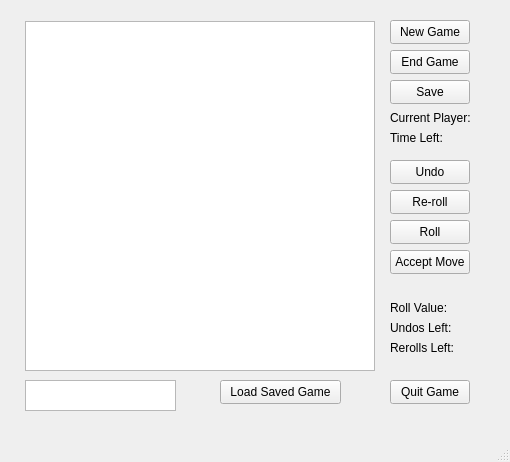
<?xml version="1.0" encoding="UTF-8"?>
<ui version="4.0">
 <class>MainWindow</class>
 <widget class="QMainWindow" name="MainWindow">
  <property name="geometry">
   <rect>
    <x>0</x>
    <y>0</y>
    <width>510</width>
    <height>462</height>
   </rect>
  </property>
  <property name="windowTitle">
   <string>MainWindow</string>
  </property>
  <widget class="QWidget" name="centralwidget">
   <widget class="QGraphicsView" name="graphicsView">
    <property name="geometry">
     <rect>
      <x>25</x>
      <y>21</y>
      <width>350</width>
      <height>350</height>
     </rect>
    </property>
   </widget>
   <widget class="QPushButton" name="butt_newGame">
    <property name="geometry">
     <rect>
      <x>390</x>
      <y>20</y>
      <width>80</width>
      <height>24</height>
     </rect>
    </property>
    <property name="text">
     <string>New Game</string>
    </property>
   </widget>
   <widget class="QPushButton" name="butt_endGame">
    <property name="geometry">
     <rect>
      <x>390</x>
      <y>50</y>
      <width>80</width>
      <height>24</height>
     </rect>
    </property>
    <property name="text">
     <string>End Game</string>
    </property>
   </widget>
   <widget class="QPushButton" name="butt_Save">
    <property name="geometry">
     <rect>
      <x>390</x>
      <y>80</y>
      <width>80</width>
      <height>24</height>
     </rect>
    </property>
    <property name="text">
     <string>Save</string>
    </property>
   </widget>
   <widget class="QPushButton" name="butt_quitGame">
    <property name="geometry">
     <rect>
      <x>390</x>
      <y>380</y>
      <width>80</width>
      <height>24</height>
     </rect>
    </property>
    <property name="text">
     <string>Quit Game</string>
    </property>
   </widget>
   <widget class="QPushButton" name="butt_Undo">
    <property name="geometry">
     <rect>
      <x>390</x>
      <y>160</y>
      <width>80</width>
      <height>24</height>
     </rect>
    </property>
    <property name="text">
     <string>Undo</string>
    </property>
   </widget>
   <widget class="QPushButton" name="butt_Reroll">
    <property name="geometry">
     <rect>
      <x>390</x>
      <y>190</y>
      <width>80</width>
      <height>24</height>
     </rect>
    </property>
    <property name="text">
     <string>Re-roll</string>
    </property>
   </widget>
   <widget class="QPushButton" name="butt_roll">
    <property name="geometry">
     <rect>
      <x>390</x>
      <y>220</y>
      <width>80</width>
      <height>24</height>
     </rect>
    </property>
    <property name="text">
     <string>Roll</string>
    </property>
   </widget>
   <widget class="QLabel" name="label_rollValue">
    <property name="geometry">
     <rect>
      <x>470</x>
      <y>300</y>
      <width>81</width>
      <height>16</height>
     </rect>
    </property>
    <property name="text">
     <string/>
    </property>
   </widget>
   <widget class="QLabel" name="label_currPlayer">
    <property name="geometry">
     <rect>
      <x>390</x>
      <y>110</y>
      <width>101</width>
      <height>16</height>
     </rect>
    </property>
    <property name="text">
     <string>Current Player: </string>
    </property>
   </widget>
   <widget class="QLabel" name="label_timeLeft">
    <property name="geometry">
     <rect>
      <x>390</x>
      <y>130</y>
      <width>91</width>
      <height>16</height>
     </rect>
    </property>
    <property name="text">
     <string>Time Left: </string>
    </property>
   </widget>
   <widget class="QLabel" name="label_rollValue_2">
    <property name="geometry">
     <rect>
      <x>390</x>
      <y>300</y>
      <width>81</width>
      <height>16</height>
     </rect>
    </property>
    <property name="text">
     <string>Roll Value:</string>
    </property>
   </widget>
   <widget class="QLabel" name="label_undoCount">
    <property name="geometry">
     <rect>
      <x>390</x>
      <y>320</y>
      <width>111</width>
      <height>16</height>
     </rect>
    </property>
    <property name="text">
     <string>Undos Left: </string>
    </property>
   </widget>
   <widget class="QLabel" name="label_rerollCount">
    <property name="geometry">
     <rect>
      <x>390</x>
      <y>340</y>
      <width>111</width>
      <height>16</height>
     </rect>
    </property>
    <property name="text">
     <string>Rerolls Left: </string>
    </property>
   </widget>
   <widget class="QPushButton" name="butt_acceptMove">
    <property name="geometry">
     <rect>
      <x>390</x>
      <y>250</y>
      <width>80</width>
      <height>24</height>
     </rect>
    </property>
    <property name="text">
     <string>Accept Move</string>
    </property>
   </widget>
   <widget class="QGraphicsView" name="graphicsView_2">
    <property name="geometry">
     <rect>
      <x>25</x>
      <y>380</y>
      <width>151</width>
      <height>31</height>
     </rect>
    </property>
   </widget>
   <widget class="QPushButton" name="pushButton">
    <property name="geometry">
     <rect>
      <x>220</x>
      <y>380</y>
      <width>121</width>
      <height>24</height>
     </rect>
    </property>
    <property name="text">
     <string>Load Saved Game</string>
    </property>
   </widget>
  </widget>
  <widget class="QMenuBar" name="menubar">
   <property name="geometry">
    <rect>
     <x>0</x>
     <y>0</y>
     <width>510</width>
     <height>21</height>
    </rect>
   </property>
  </widget>
  <widget class="QStatusBar" name="statusbar"/>
 </widget>
 <resources/>
 <connections/>
</ui>
